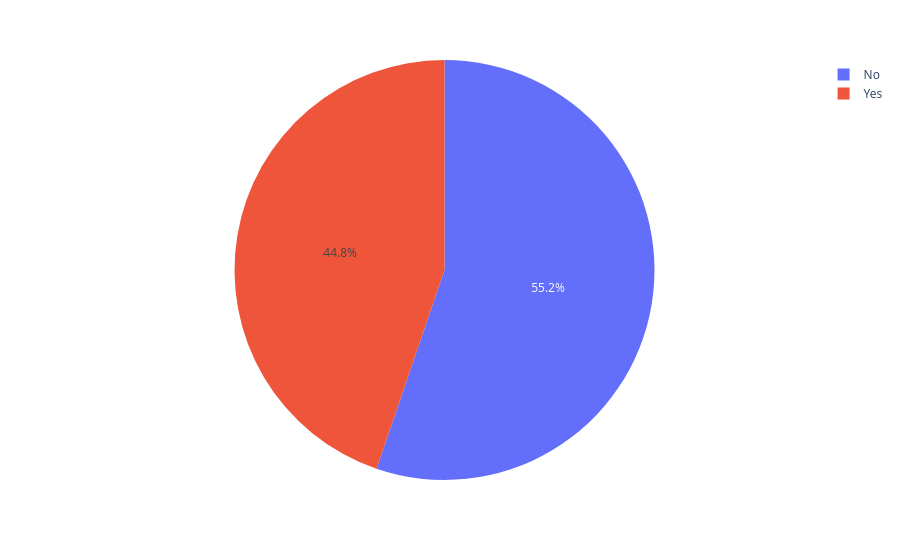

Notebook code for this chart:
### Code cell
import plotly.express as px

pie3 = df["Discount"].value_counts()

fig = px.pie(
    values=pie3.values,
    names=pie3.index
)

fig.show()

### Figure 1 — Plotly figure (JSON) as saved in the notebook; plotly's stock layout.template omitted (floating-point values rounded to 4 significant figures)
{"data": [{"domain": {"x": [0, 1], "y": [0, 1]}, "hovertemplate": "label=%{label}<br>value=%{value}<extra></extra>", "labels": ["No", "Yes"], "legendgroup": "", "name": "", "showlegend": true, "type": "pie", "values": [104051, 84289]}], "layout": {"legend": {"tracegroupgap": 0}, "margin": {"t": 60}}}
